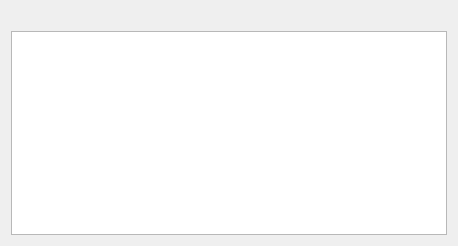
<?xml version="1.0" encoding="UTF-8"?>
<ui version="4.0">
 <class>ProductCategoryManager</class>
 <widget class="QDialog" name="ProductCategoryManager">
  <property name="geometry">
   <rect>
    <x>0</x>
    <y>0</y>
    <width>458</width>
    <height>246</height>
   </rect>
  </property>
  <property name="windowTitle">
   <string>Produk Kategori</string>
  </property>
  <layout class="QVBoxLayout" name="verticalLayout">
   <item>
    <layout class="QHBoxLayout" name="toolBarLayout">
     <item>
      <spacer name="horizontalSpacer">
       <property name="orientation">
        <enum>Qt::Horizontal</enum>
       </property>
       <property name="sizeHint" stdset="0">
        <size>
         <width>40</width>
         <height>20</height>
        </size>
       </property>
      </spacer>
     </item>
    </layout>
   </item>
   <item>
    <widget class="TableView" name="tableView"/>
   </item>
  </layout>
 </widget>
 <customwidgets>
  <customwidget>
   <class>TableView</class>
   <extends>QTableView</extends>
   <header>libs/tableview.h</header>
  </customwidget>
 </customwidgets>
 <resources/>
 <connections/>
</ui>
